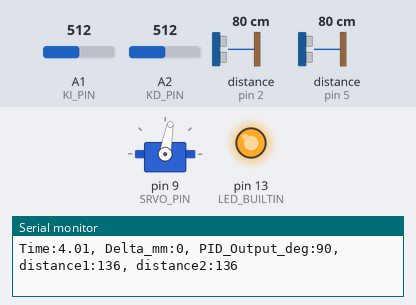
A sketch run on a simulated Arduino Uno, built with avr-gcc and run on an emulated ATmega328P. Parts: servo, output pins drawn as LEDs (lit = HIGH), the last lines printed to the serial monitor. Wiring (inferred from the names in the program): 2 × ultrasonic range finder: trigger pin 3, echo pin 2 / trigger pin 6, echo pin 5. The test bench sets the inputs (shaded band); at power-on: distance to the obstacle (sensors on pin 2, pin 5) 80 cm, A1 (KI_PIN) = 512, A2 (KD_PIN) = 512. The echo pulse lasts 58.3 µs per cm; pins used as bus, display or sensor lines are not drawn.

Above: at 4.2 s.
4.3 s: distance to the obstacle (sensor on pin 2) set to 2 cm
At 5.81 s:
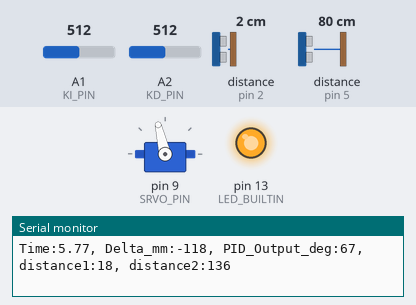
7.3 s: distance to the obstacle (sensor on pin 5) set to 18 cm
At 7.91 s:
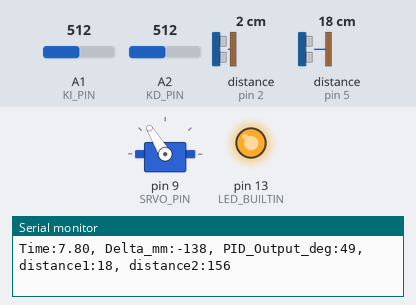
10.3 s: A1 (KI_PIN) set to 716
12.2 s: distance to the obstacle (sensor on pin 2) set to 18 cm
At 14.0 s:
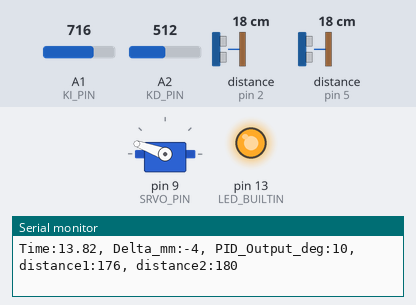
15.2 s: distance to the obstacle (sensor on pin 5) set to 9 cm
At 16.29 s:
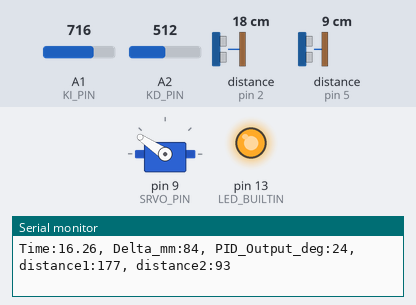
18.2 s: A1 (KI_PIN) set to 30
Timing chart, 0 to 21.8 s (numbered marks = the images above; inputs shaded):
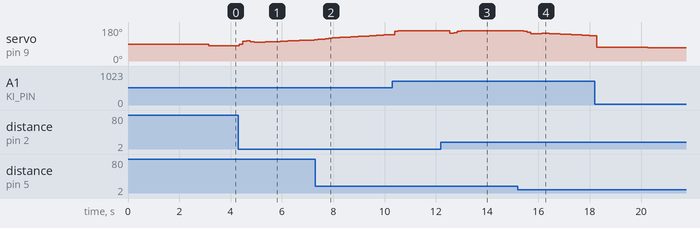

Measured:
- after the input at 4.3 s, servo on pin 9 (SRVO_PIN): 80° → 90° at once, → 104° 0.15 s later, → 106° 0.15 s later, → 102° 0.15 s later, … (18 changes in this stretch)
- after the input at 12.2 s, servo on pin 9 (SRVO_PIN): 160° → 146° after 0.35 s, → 149° 0.14 s later, → 158° 0.14 s later, → 160° 0.14 s later
- after the input at 15.2 s, servo on pin 9 (SRVO_PIN): 160° → 157° after 0.22 s, → 151° 0.14 s later, → 144° 0.14 s later, → 143° 0.14 s later, … (16 changes in this stretch)

The sketch:

Ball_Balancing_System_using_PID.ino
```cpp
#include <Arduino_BuiltIn.h>

#define SRVO_PIN 9
#include <Servo.h>
#include <SimpleKalmanFilter.h>

Servo myservo;
int angle = 90;

#define ECHO1_PIN 2
#define TRIG1_PIN 3
#define ECHO2_PIN 5
#define TRIG2_PIN 6

#define MIN_ECHO 0
#define MAX_ECHO 1595

#define DELAY_PROXY 10
#define DELAY_SERVO 10

#define ECHO_2_MM 0.172

const long echoLength = MAX_ECHO - MIN_ECHO;

long duration1 = 0, duration2 = 0;
long distance1 = 0, distance2 = 0;

#define KI_PIN A1
#define KD_PIN A2

#define K_P 2.5
#define K_I 1.5
#define K_D 1.5

#define K_UPPER_LIMIT 2
#define K_LOWER_LIMIT 0

float proportional = 0, integral = 0, derivative = 0;
float dt, last_time = 0, now;
float previous = 0, output = 0;

float delta = 0;
float kp = K_P, ki = K_I, kd = K_D;

float time;

SimpleKalmanFilter kalman1(2, 2, 0.01);
SimpleKalmanFilter kalman2(2, 2, 0.01);

void setup() {
    Serial.begin(9600);
    pinMode(LED_BUILTIN, OUTPUT);
    digitalWrite(LED_BUILTIN, LOW);
    delay(DELAY_SERVO);
    myservo.attach(SRVO_PIN);
    myservo.write(90);
    delay(DELAY_SERVO);
    delay(1000);
    pinMode(ECHO1_PIN, INPUT);
    pinMode(TRIG1_PIN, OUTPUT);
    pinMode(ECHO2_PIN, INPUT);
    pinMode(TRIG2_PIN, OUTPUT);
    pinMode(KI_PIN, INPUT);
    pinMode(KD_PIN, INPUT);
    delay(2000);
    digitalWrite(LED_BUILTIN, HIGH);
}

void loop() {
    delay(100);
    time = micros() / 1e6;
    proxyUltraSonic();
    // if (distance1 == ((echoLength / 2) * ECHO_2_MM))
    //   delta = PID(-distance2);
    // else if (distance2 == ((echoLength / 2) * ECHO_2_MM))
    //   delta = PID(distance1);
    // else
    //   delta = PID(distance1 - distance2);
    delta = PID(distance1 - distance2);
    angle = map(delta, (-echoLength), (echoLength), 10, 170);
    myservo.write(int(170 - angle));
    delay(DELAY_SERVO);
    printData();
}

void proxyUltraSonic() {
    digitalWrite(TRIG1_PIN, LOW);
    delayMicroseconds(2);
    digitalWrite(TRIG1_PIN, HIGH);
    delayMicroseconds(10);
    digitalWrite(TRIG1_PIN, LOW);
    duration1 = pulseIn(ECHO1_PIN, HIGH);
    delay(DELAY_PROXY);

    digitalWrite(TRIG2_PIN, LOW);
    delayMicroseconds(2);
    digitalWrite(TRIG2_PIN, HIGH);
    delayMicroseconds(10);
    digitalWrite(TRIG2_PIN, LOW);
    duration2 = pulseIn(ECHO2_PIN, HIGH);
    delay(DELAY_PROXY);

    if (duration1 > 1500) duration1 = echoLength / 2;
    if (duration2 > 1500) duration2 = echoLength / 2;

    duration1 = kalman1.updateEstimate(duration1);
    duration2 = kalman2.updateEstimate(duration2);

    distance1 = duration1 * ECHO_2_MM;
    distance2 = duration2 * ECHO_2_MM;
}

float PID(float error) {
    ki = float(map(analogRead(KI_PIN), 0, 1023, K_LOWER_LIMIT * 100, K_UPPER_LIMIT * 100)) / 100;
    kd = float(map(analogRead(KD_PIN), 0, 1023, K_LOWER_LIMIT * 100, K_UPPER_LIMIT * 100)) / 100;
    now = millis();
    dt = (now - last_time) / 1000.0;
    last_time = now;

    proportional = error;
    integral += error * dt;
    derivative = (error - previous) / dt;
    previous = error;

    float output = (kp * proportional) + (ki * integral) + (kd * derivative);

    if (ki > 0) {
        integral = constrain(integral, -echoLength / ki, echoLength / ki);
    } else {
        integral = 0;
    }
    output = constrain(output, -echoLength, echoLength);
    return output;
}

void printData() {
    Serial.print("Time:");
    Serial.print(time);
    Serial.print(", Delta_mm:");
    Serial.print(distance1 - distance2);
    Serial.print(", PID_Output_deg:");
    Serial.print(angle);
    Serial.print(", distance1:");
    Serial.print(distance1);
    Serial.print(", distance2:");
    Serial.println(distance2);
}
```
